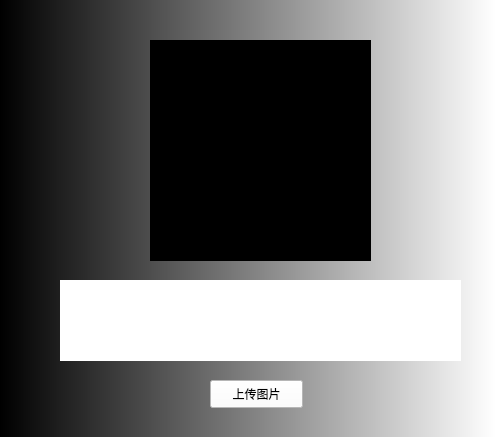
<?xml version="1.0" encoding="UTF-8"?>
<ui version="4.0">
 <class>Form</class>
 <widget class="QWidget" name="Form">
  <property name="geometry">
   <rect>
    <x>0</x>
    <y>0</y>
    <width>496</width>
    <height>437</height>
   </rect>
  </property>
  <property name="windowTitle">
   <string>Form</string>
  </property>
  <property name="styleSheet">
   <string notr="true">background-color: qlineargradient(spread:pad, x1:0, y1:0, x2:1, y2:0, stop:0 rgba(0, 0, 0, 255), stop:1 rgba(255, 255, 255, 255));
color: rgb(255, 255, 255);</string>
  </property>
  <widget class="QLabel" name="img_show">
   <property name="geometry">
    <rect>
     <x>150</x>
     <y>40</y>
     <width>221</width>
     <height>221</height>
    </rect>
   </property>
   <property name="styleSheet">
    <string notr="true">background-color: rgb(0, 0, 0);</string>
   </property>
   <property name="text">
    <string/>
   </property>
  </widget>
  <widget class="QPushButton" name="upload">
   <property name="geometry">
    <rect>
     <x>210</x>
     <y>380</y>
     <width>93</width>
     <height>28</height>
    </rect>
   </property>
   <property name="styleSheet">
    <string notr="true">background-color: rgb(255, 255, 255);
color: rgb(0, 0, 0);</string>
   </property>
   <property name="text">
    <string>上传图片</string>
   </property>
  </widget>
  <widget class="QLabel" name="msg_show">
   <property name="geometry">
    <rect>
     <x>60</x>
     <y>280</y>
     <width>401</width>
     <height>81</height>
    </rect>
   </property>
   <property name="styleSheet">
    <string notr="true">background-color: rgb(255, 255, 255);
color: rgb(0, 0, 0);</string>
   </property>
   <property name="text">
    <string/>
   </property>
   <property name="alignment">
    <set>Qt::AlignCenter</set>
   </property>
  </widget>
 </widget>
 <resources/>
 <connections/>
</ui>
